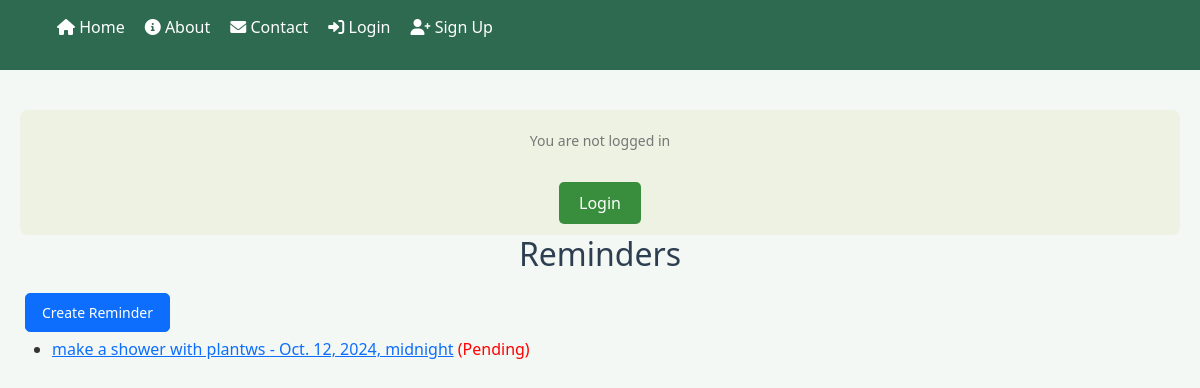
The page /reminders/ on the database as committed earlier.
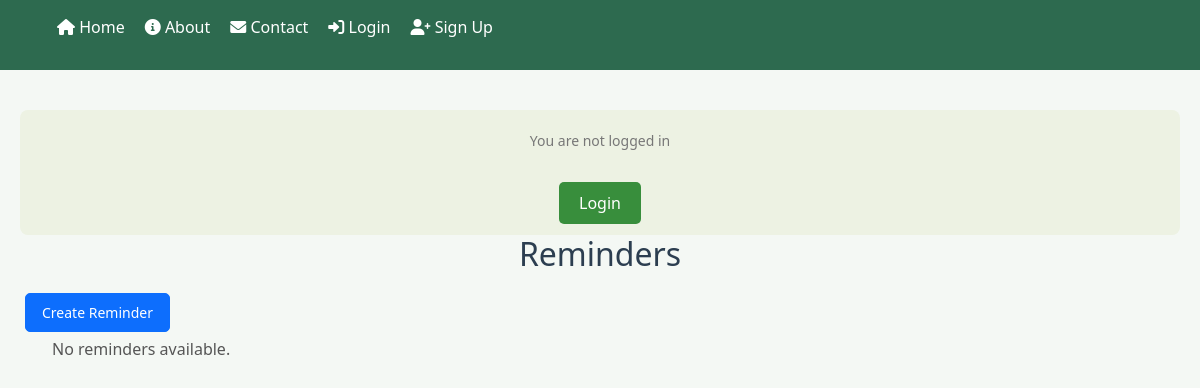
The same page on the database as committed later.
### app/models.py (models this page shows, shortened)
class Reminder(models.Model):
    plant = models.ForeignKey(Plant, on_delete=models.CASCADE)
    task = models.CharField(max_length=100)
    reminder_time = models.DateTimeField()
    is_completed = models.BooleanField(default=False)

### app/views.py (the view)
# urls.py: path('reminders/', ReminderListView.as_view(), name='reminder_list'),
class ReminderListView(ListView):
    model = Reminder
    template_name = 'reminder/reminder_list.html'
    context_object_name = 'reminders'

### app/templates/reminder/reminder_list.html
{% extends 'app/base.html' %}
{% block content %}
<h2>Reminders</h2>
<a href="{% url 'reminder_create' %}" class="btn btn-primary">Create Reminder</a>
<ul>
    {% for reminder in reminders %}
        <li>
            <a href="{% url 'reminder_detail' reminder.pk %}">{{ reminder.task }} - {{ reminder.reminder_time }}</a>
            {% if not reminder.is_completed %}
                <span style="color: red;">(Pending)</span>
            {% else %}
                <span style="color: green;">(Completed)</span>
            {% endif %}
        </li>
    {% empty %}
        <p>No reminders available.</p>
    {% endfor %}
</ul>
{% endblock content %}

Rows that differ between the two databases and show on the page:
removed Reminder: task "make a shower with plantws", reminder_time "Oct. 12, 2024, midnight", is_completed "(Pending)"
Other text that changed with them:
text now shown: "No reminders available."
